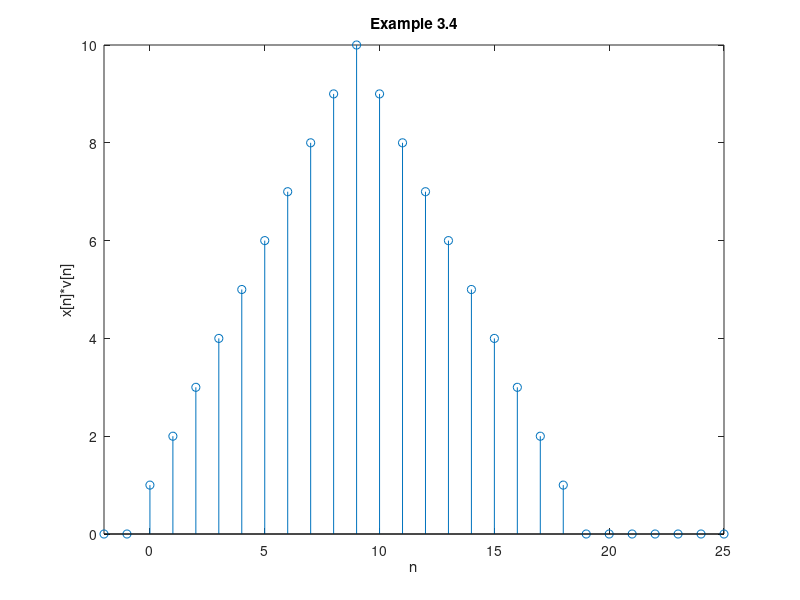

The MATLAB source for this figure:
% Example 3.4
%
p = [0 ones(1,10) zeros(1,5)];  % corresponds to n=-1 to n=14
x = p; v = p;
y = conv(x,v);
n=-2:25;
stem(n,y(1:length(n)))  % see the tutorial for obtaining closed circle
title('Example 3.4')
axis([-2 25 0 10])
ylabel('x[n]*v[n]')
xlabel('n')